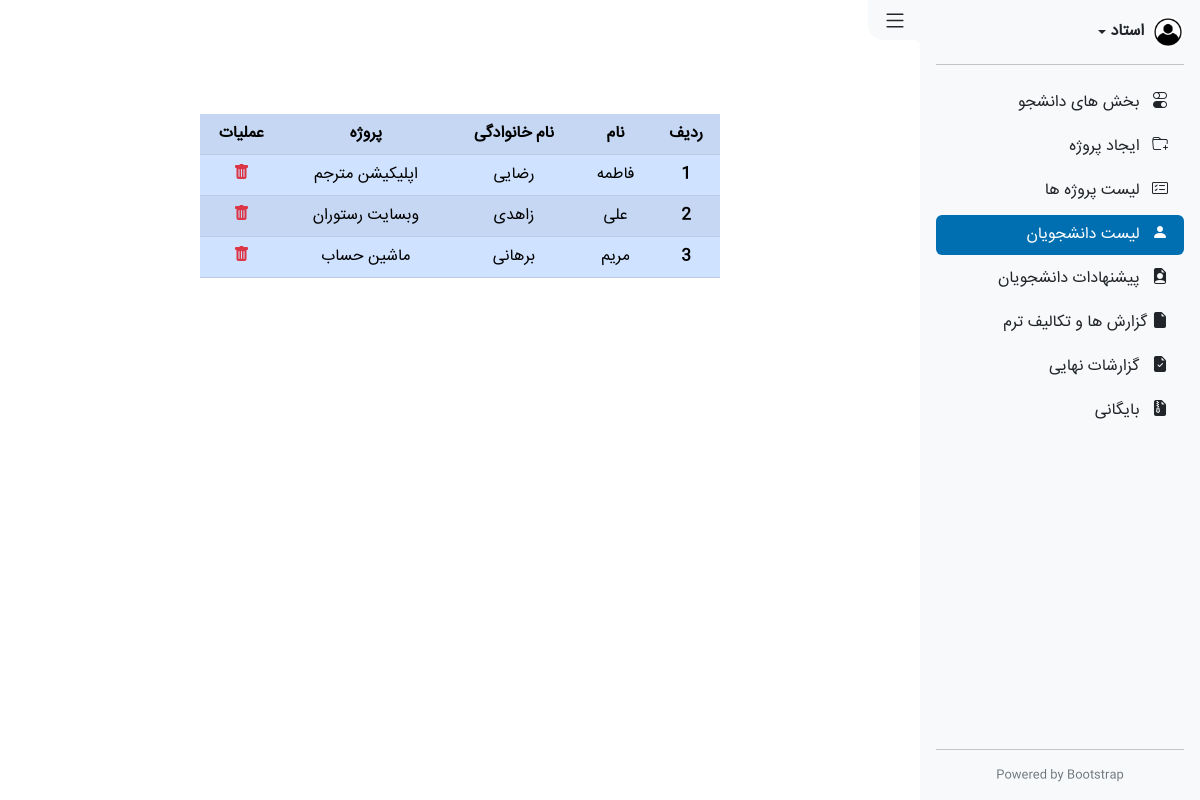
The page /teachers/students-list on the database its author committed.
### accounts/models.py (models this page shows, shortened)
class CollegeUsers(models.Model):
    user = models.OneToOneField(User, on_delete=models.CASCADE)
    firstname = models.CharField(max_length=150)
    lastname = models.CharField(max_length=150)
    project = models.ForeignKey(Project, models.SET_NULL, null=True, blank=True)
    is_teacher = models.BooleanField(default=False)
    is_student = models.BooleanField(default=True)

### administration/models.py (models this page shows, shortened)
class Project(models.Model):
    title = models.CharField(max_length=255)
    creator = models.ForeignKey(User, on_delete=models.CASCADE)
    type = models.CharField(max_length=150, choices=PROJECT_TYPE_CHOISES)
    number_of_students = models.IntegerField(choices=PROJECT_MEMBER_CHOISES)
    description = models.TextField()
    is_suggested = models.BooleanField(default=False)

### teachers/views.py (the view)
# urls.py: path('students-list', views.students_list, name="a_students_list"),
def students_list(request):
    context = {
        'active_tab': 'students_list',
        'students': CollegeUsers.objects.filter(is_student=True),
    }
    return render(request, 'teachers/List Students.html', context)

### teachers/templates/teachers/List Students.html (shortened to what this page needs)
{% extends 'teachers/includes/_layout.html' %}
{% load static %}
{% block content %}
<section class="main active-side">
    <table class="table table-primary table-striped list-students">
        <tr>
            <th>ردیف</th>
            <th>نام</th>
            <th>نام خانوادگی</th>
            <th>پروژه</th>
            <th>عملیات</th>
        </tr>
        {% for student in students %}
        <tr>
            <th>{{ forloop.counter }}</th>
            <td>{{ student.firstname }}</td>
            <td>{{ student.lastname }}</td>
            <td>{{ student.project.title }}</td>
            <td>
                <a href="/teachers/students-list/delete/{{ student.id }}">
                    <i class="bi bi-trash-fill text-danger"></i>
                </a>
            </td>
        </tr>
        {% endfor %}
    </table>
</section>
{% endblock %}

### assets/Css/style.css (style rules this page uses)
*, *::before, *::after { margin: 0; padding: 0; box-sizing: border-box; font-family: 'IRANSans'; }
body { width: 100vw; min-height: 100vh; overflow-x: hidden; }
.main.active-side { width: calc(100vw - 280px); padding: 50px 20px; margin-right: auto; transition: .5s; }
.list-students { max-width: 520px; margin: 4rem auto; text-align: center; }

### rows shown on the page
CollegeUsers: firstname "فاطمه", lastname "رضایی", project "اپلیکیشن مترجم"
CollegeUsers: firstname "علی", lastname "زاهدی", project "وبسایت رستوران"
CollegeUsers: firstname "مریم", lastname "برهانی", project "ماشین حساب"
